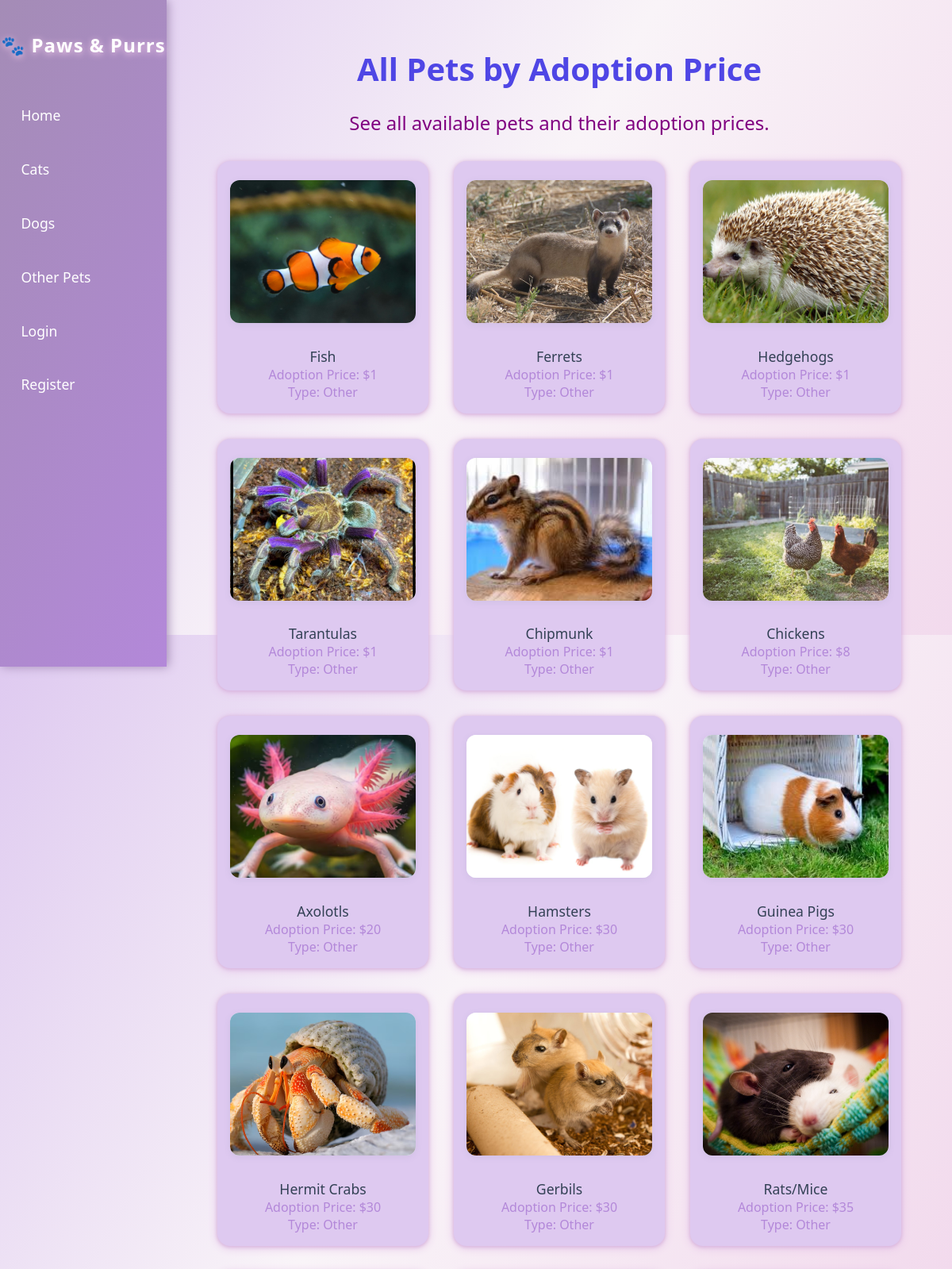
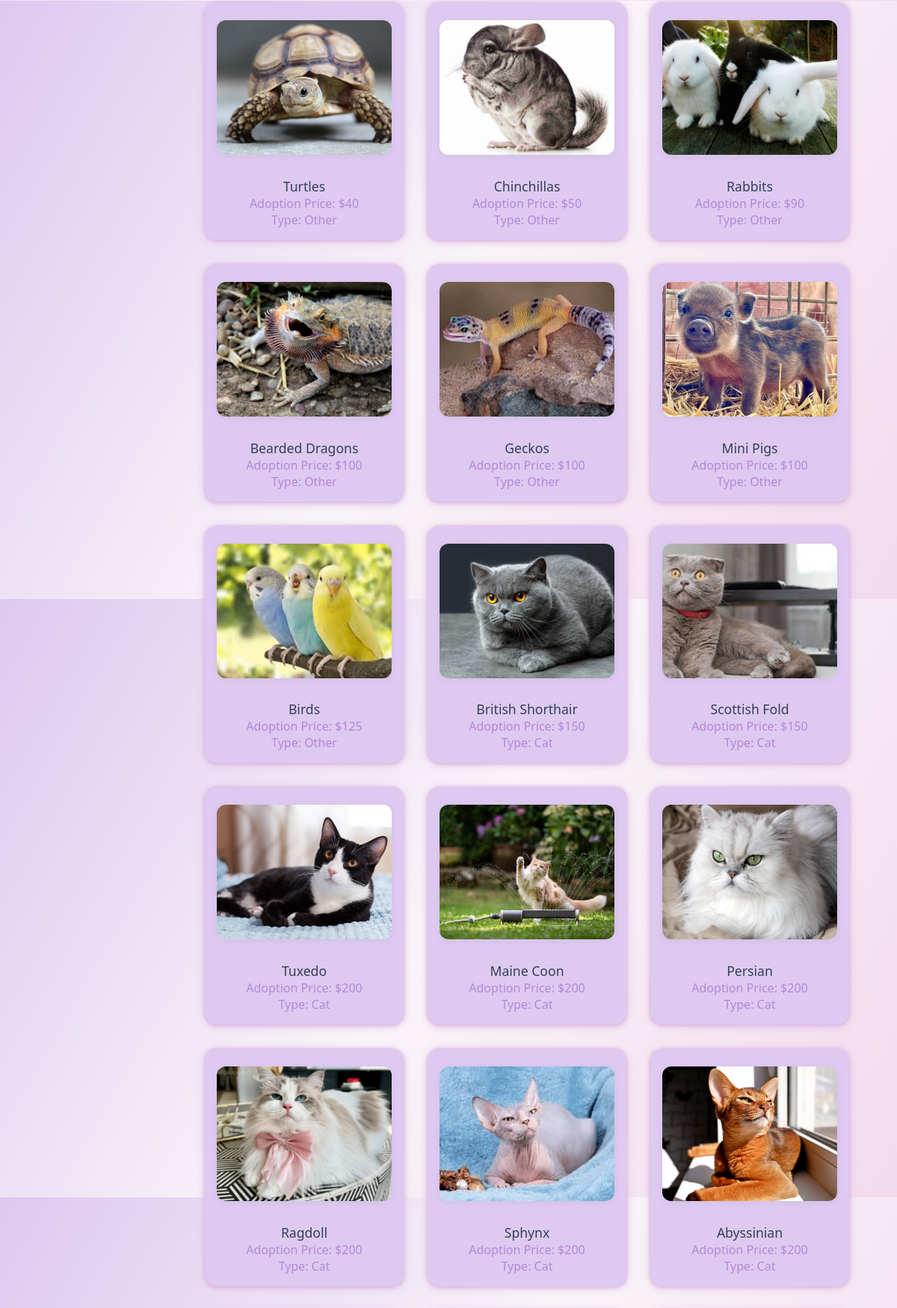
The app's page /adoption_price (upper part) with its own data (2 pictures, top to bottom).
### tables this page shows
CREATE TABLE Other (ID INTEGER PRIMARY KEY, name TEXT, description TEXT, image TEXT, breeder_price INTEGER, adoption_price INTEGER);

CREATE TABLE Cats (ID INTEGER PRIMARY KEY, name TEXT, description TEXT, image TEXT, breeder_price INTEGER, adoption_price INTEGER);

### routes.py (the view)
@routes.route('/adoption_price')
def adoption_price():
    db = get_db()
    pets = []
    for table, pet_type in [
        ('Dogs', 'Dog'),
        ('Cats', 'Cat'),
        ('Other', 'Other')
    ]:
        try:
            cur = db.execute(f'SELECT *, "{pet_type}" as type FROM {table}')
            pets += cur.fetchall()
            cur.close()
        except sqlite3.OperationalError:
            continue
    pets = [pet for pet in pets if pet['adoption_price'] is not None]
    pets.sort(
        key=(
            lambda x: float(x['adoption_price'])
            if x['adoption_price'] else float('inf')
        )
    )
    return render_template('adoption_price.html', pets=pets)

### app.py (called while the page is built)
@app.teardown_appcontext
def close_connection(exception):
    db = getattr(g, '_database', None)
    if db is not None:
        db.close()

### routes.py (called while the page is built)
def get_db():
    db = getattr(g, '_database', None)
    if db is None:
        db = g._database = sqlite3.connect('Backpack.db')
        db.row_factory = sqlite3.Row
    return db

### templates/adoption_price.html
{% extends "layout.html" %}
{% block content %}
<h1>All Pets by Adoption Price</h1>
<p>See all available pets and their adoption prices.</p>
<div class="container-row">
  {% if pets %}
    {% for pet in pets %}
      <div class="container-box">
        <img src="{{ url_for('static', filename='images/' ~ pet['image']) }}" alt="{{ pet['name'] }}" style="width:100%;">
        <h5>{{ pet['name'] }}</h5>
        <div>Adoption Price: ${{ pet['adoption_price'] }}</div>
        <div>Type: {{ pet['type'] }}</div>
      </div>
    {% endfor %}
  {% else %}
    <p>No pets found.</p>
  {% endif %}
</div>
{% endblock %}

### static/style.css (style rules this page uses)
body { font-family: 'Segoe UI', 'Arial', sans-serif; background: linear-gradient(120deg, #DEC9F0 0%, #F9F4F8 50%, #F2DAED 100%); margin: 0; padding: 0; min-height: 100vh; }
h1 { font-size: 2.5em; margin-bottom: 0.5em; color: #4f46e5; text-align: center; }
p { font-size: 1.5em; margin-bottom: 0.5em; color: purple; text-align: center; }
.container-row { display: grid; gap: 2em; margin-top: 2em; grid-template-columns: repeat(auto-fit, minmax(260px, 1fr)); padding: 0 2em 2em 2em; }
.container-box { border: none; background: #DEC9F0; border-radius: 16px; box-shadow: 0 2px 12px #E2BEE6, 0 1px 4px #C9A4CF; padding: 1.5em 1em 1em 1em; transition: box-shadow 0.2s, transform 0.2s; position: relative; overflow: hidden; text-align: center; color: #B388D9; }
.container-box img, .pet-container img { width: 180px; height: 180px; object-fit: cover; border-radius: 12px; margin-bottom: 1em; box-shadow: 0 2px 8px rgba(100,116,139,0.10); background: #f1f5f9; }
h5 { font-size: 1.1em; color: #334155; margin: 0.5em 0 0 0; font-weight: 500; }

### records on screen
Other: image (picture), name "Fish", adoption_price "1", type "Other"
Other: image (picture), name "Ferrets", adoption_price "1", type "Other"
Other: image (picture), name "Hedgehogs", adoption_price "1", type "Other"
Other: image (picture), name "Tarantulas", adoption_price "1", type "Other"
Other: image (picture), name "Chipmunk", adoption_price "1", type "Other"
Other: image (picture), name "Chickens", adoption_price "8", type "Other"
Other: image (picture), name "Axolotls", adoption_price "20", type "Other"
Other: image (picture), name "Hamsters", adoption_price "30", type "Other"
Other: image (picture), name "Guinea Pigs", adoption_price "30", type "Other"
Other: image (picture), name "Hermit Crabs", adoption_price "30", type "Other"
Other: image (picture), name "Gerbils", adoption_price "30", type "Other"
Other: image (picture), name "Rats/Mice", adoption_price "35", type "Other"
Other: image (picture), name "Turtles", adoption_price "40", type "Other"
Other: image (picture), name "Chinchillas", adoption_price "50", type "Other"
Other: image (picture), name "Rabbits", adoption_price "90", type "Other"
Other: image (picture), name "Bearded Dragons", adoption_price "100", type "Other"
Other: image (picture), name "Geckos", adoption_price "100", type "Other"
Other: image (picture), name "Mini Pigs", adoption_price "100", type "Other"
Other: image (picture), name "Birds", adoption_price "125", type "Other"
Cats: image (picture), name "British Shorthair", adoption_price "150", type "Cat"
Cats: image (picture), name "Scottish Fold", adoption_price "150", type "Cat"
Cats: image (picture), name "Tuxedo", adoption_price "200", type "Cat"
Cats: image (picture), name "Maine Coon", adoption_price "200", type "Cat"
Cats: image (picture), name "Persian", adoption_price "200", type "Cat"
Cats: image (picture), name "Ragdoll", adoption_price "200", type "Cat"
Cats: image (picture), name "Sphynx", adoption_price "200", type "Cat"
Cats: image+name (picture), name "Abyssinian", adoption_price "200", type "Cat"
